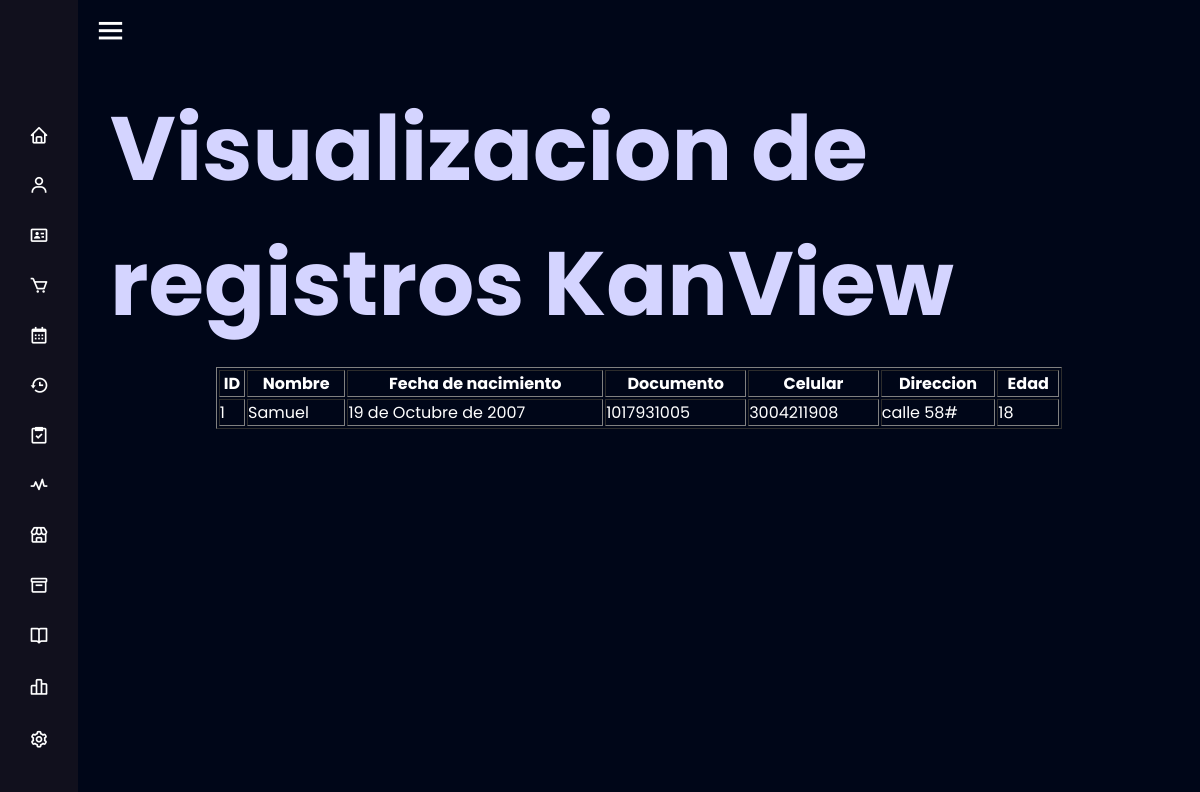
Page /clientes/ on the earlier database version.
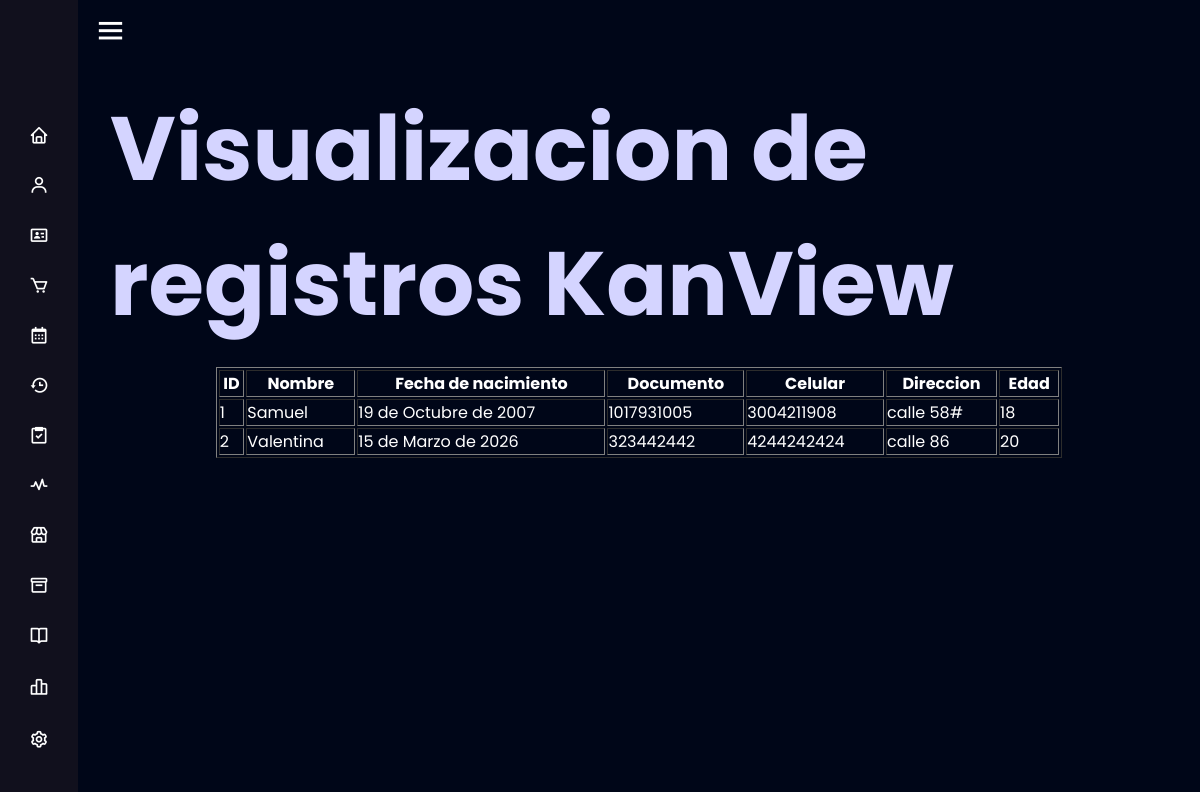
Same page on the later database version.
### kanvieww/models.py (models this page shows)
class Cliente(models.Model):
    nombre = models.CharField(max_length=100)
    fecha_nacimiento = models.DateField()
    documento = models.CharField(max_length=20)
    celular = models.CharField(max_length=20)
    direccion = models.CharField(max_length=50)
    edad = models.IntegerField()

### kanvieww/views.py (the view)
# urls.py: path('clientes/', views.seccion_clientes, name='clientes'),
def seccion_clientes(request):
    datos = Cliente.objects.all()
    return render(request, 'pages/clientes.html', {
        "datos": datos
    })

### kanvieww/templates/pages/clientes.html
{% extends 'index.html' %}
{% load static %}
{% block content %}
<div class="content-table">
<table class="table" border="1" width="80%">
    <tr>
        <th>ID</th>
        <th>Nombre</th>
        <th>Fecha de nacimiento</th>
        <th>Documento</th>
        <th>Celular</th>
        <th>Direccion</th>
        <th>Edad</th>
    </tr>
    {% for i in datos %}
    <tr>
        <td>{{ i.id}}</td>
        <td>{{ i.nombre}}</td>
        <td>{{ i.fecha_nacimiento }}</td>
        <td>{{ i.documento }}</td>
        <td>{{ i.celular }}</td>
        <td>{{ i.direccion }}</td>
        <td>{{ i.edad }}</td>
    </tr>
    {% endfor %}
</table>
</div>
{% endblock %}

### kanvieww/templates/index.html (shortened to what this page needs)
{% load static %}
<!DOCTYPE html>
<html lang="en">
<head>
    <link href="https://unpkg.com/boxicons@2.0.7/css/boxicons.min.css" rel="stylesheet"/>
    <link rel="stylesheet" href="{% static 'css/style.css' %}">
</head>
<body>
    <div class="sidebar close">
      <div class="logo-details">
      </div>
      <ul class="nav-links">
        <li>
          <a href="{% url 'inicio' %}">
            <i class="bx bx-home"></i>
          </a>
        </li>
        <li>
          <a href="{% url 'clientes' %}">
            <i class="bx bx-user"></i>
          </a>
        </li>
        <li>
          <div class="iocn-link">
            <a href="{% url 'empleados' %}">
              <i class="bx bx-id-card"></i>
            </a>
          </div>
        </li>
        <li>
          <a href="{% url 'pedidos' %}">
            <i class="bx bx-cart"></i>
          </a>
        </li>
        <li>
          <a href="{% url 'calendario' %}">
            <i class="bx bx-calendar"></i>
          </a>
        </li>
        <li>
          <div class="iocn-link">
            <a href="{% url 'historiales' %}">
              <i class="bx bx-history"></i>
            </a>
          </div>
        </li>
        <li>
          <a href="{% url 'tareas' %}">
            <i class="bx bx-task"></i>
          </a>
        </li>
        <li>
          <a href="{% url 'actividades' %}">
            <i class="bx bx-pulse"></i>
          </a>
        </li>
        <li>
          <a href="{% url 'inventario' %}">
            <i class="bx bx-store"></i>
          </a>
        </li>
        <li>
          <a href="{% url 'productos' %}">
            <i class="bx bx-box"></i>
          </a>
        </li>
        <li>
          <a href="{% url 'catalogo' %}">
            <i class="bx bx-book-open"></i>
          </a>
        </li>
        <li>
          <a href="{% url 'analisis_financiero' %}">
            <i class="bx bx-bar-chart-alt-2"></i>
          </a>
        </li>
        <li>
          <a href="{% url 'administrador' %}">
            <i class="bx bx-cog"></i>
          </a>
        </li>
      </ul>
    </div>
    <section class="home-section">
      <div class="home-content">
        <i class="bx bx-menu"></i>
      </div>
      <div class="main-content">
        <h1 style="display: flex;
        justify-content: center;
        font-size: 90px;
        margin-top: 22px;
        margin-bottom: 15px;
        color: rgb(212, 212, 255);">
        Visualizacion de registros KanView
      </h1>
        {% block content %}
        {% endblock%}
      </div>
    </section>
</body>
</html>

### kanvieww/static/css/style.css (style rules this page uses)
* { margin: 0; padding: 0; box-sizing: border-box; font-family: "Poppins", sans-serif; }
.sidebar { position: fixed; top: 0; left: 0; height: 100%; width: 260px; background: #11101d; z-index: 100; transition: all 0.5s ease; }
.sidebar.close { width: 78px; }
.sidebar .logo-details { height: 60px; width: 100%; display: flex; justify-content: center; margin-top: 20px; align-items: center; }
.sidebar .nav-links { height: 100%; padding: 30px 0 150px 0; overflow: auto; }
.sidebar.close .nav-links { overflow: visible; }
.sidebar .nav-links li { position: relative; list-style: none; transition: all 0.4s ease; }
.sidebar .nav-links li .iocn-link { display: flex; align-items: center; justify-content: space-between; }
.sidebar.close .nav-links li .iocn-link { display: block; }
.sidebar .nav-links li i { height: 50px; min-width: 78px; text-align: center; line-height: 50px; color: #fff; font-size: 20px; cursor: pointer; transition: all 0.3s ease; }
.sidebar .nav-links li a { display: flex; align-items: center; text-decoration: none; }
.home-section { position: relative; background: #000618; min-height: 100vh; height: auto; left: 260px; width: calc(100% - 260px); transition: all 0.5s ease; }
.sidebar.close ~ .home-section { left: 78px; width: calc(100% - 78px); }
.home-section .home-content { height: 60px; display: flex; justify-content: flex-start; align-items: center; }
.home-section .home-content .bx-menu, .home-section .home-content .text { color: #ffffff; font-size: 35px; }
.home-section .home-content .bx-menu { margin: 0 15px; cursor: pointer; display: flex; }
.main-content { padding: 0 32px 24px; }
.content-table { display: flex; justify-content: center; align-items: center; width: 100%; color: white; }

Differences in the rows shown:
added Cliente: id "2", nombre "Valentina", fecha_nacimiento "15 de Marzo de 2026", documento "323442442", celular "4244242424", direccion "calle 86", edad "20"
